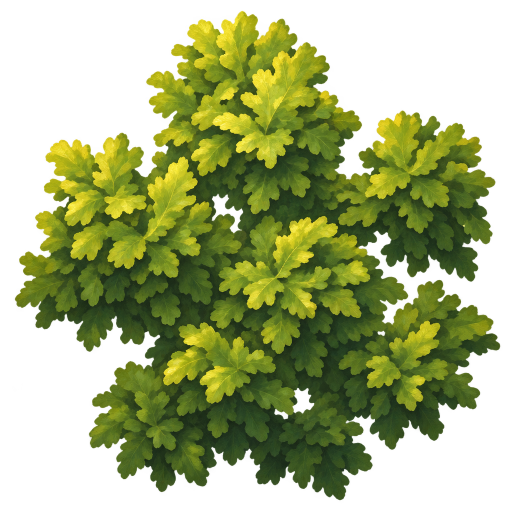
#> input picture game/assets/_pipeline/veg_src/broad.png, 1024 x 1024 px (shown at 1/2 size); its folder holds 4 pictures in this run
$ python veg_atlas.py
#> lines starting #> are read from the running program, lines starting #| are printed output that depends on the picture; after the words box and inside, x2 and y2 are one past the last pixel; in counts of white or black regions, pixels touching at a corner belong together
"""v5-trees: builds the vegetation foliage atlas game/assets/models/vegetation/veg_atlas.png (2048x2048 RGBA).

Sources: painted leaf-cluster cards in veg_src/ (generated with `python tools/gen.py image ... --transparent`,
prompts in progress/v5trees/prompts.txt), plus procedural bark and palm-trunk strips.
Each card is cropped to its alpha, graded toward the game palette, fitted into its cell and colour-bled
into the transparent area (so mipmaps never pull in a dark fringe). The cell rects are mirrored in
scripts/map/tree_kit.gd (TreeKit.CELLS); change both together.

    python game/assets/_pipeline/veg_atlas.py
"""
import os
import colorsys
import numpy as np
from PIL import Image, ImageFilter
from scipy.ndimage import uniform_filter

HERE = os.path.dirname(os.path.abspath(__file__))
SRC = os.path.join(HERE, "veg_src")
OUT = os.path.join(HERE, "..", "models", "vegetation", "veg_atlas.png")
N = 2048

# name: (x, y, w, h) in pixels; keep in sync with TreeKit.CELLS
CELLS = {
    "broad": (0, 0, 512, 512),
    "pine": (512, 0, 512, 512),
    "olive": (1024, 0, 512, 512),
    "citrus": (1536, 0, 512, 512),
    "bougain": (0, 512, 512, 512),
    "oleander": (512, 512, 512, 512),
    "eucalyptus": (1024, 512, 512, 512),
    "fanfrond": (1536, 512, 512, 512),
    "datefrond": (0, 1024, 1024, 384),
    "acacia": (1024, 1024, 1024, 384),
    "cypress": (0, 1408, 256, 640),
    "deadfronds": (256, 1408, 512, 512),
    "bark": (768, 1408, 256, 256),
    "palmtrunk": (1024, 1408, 256, 640),
}
# grading per card: (saturation x, value x, hue shift)
GRADE = {
    "broad": (0.78, 0.86, 0.075),
    "pine": (1.0, 1.08, 0.0),
    "olive": (1.1, 1.02, 0.015),
    "citrus": (1.0, 1.15, 0.035),
    "bougain": (1.0, 1.05, 0.0),
    "oleander": (1.0, 1.05, 0.0),
    "eucalyptus": (1.1, 1.0, 0.0),
    "fanfrond": (0.95, 1.02, 0.05),
    "datefrond": (0.92, 1.02, 0.06),
    "acacia": (1.12, 0.9, 0.04),
    "cypress": (1.0, 1.5, 0.0),
    "deadfronds": (0.85, 0.95, 0.0),
}
# cards whose leaves are sparse: thicken the alpha a little so the cluster still reads at small sizes
THICKEN = {"olive": 3, "eucalyptus": 3, "acacia": 2, "datefrond": 4, "fanfrond": 2, "pine": 1}


def grade(rgb, s, v, h):
    hsv = np.array(Image.fromarray((np.clip(rgb, 0, 1) * 255).astype(np.uint8)).convert("HSV")).astype(float) / 255
    hsv[..., 0] = (hsv[..., 0] + h) % 1.0
    hsv[..., 1] = np.clip(hsv[..., 1] * s, 0, 1)
    hsv[..., 2] = np.clip(hsv[..., 2] * v, 0, 1)
    return np.array(Image.fromarray((hsv * 255).astype(np.uint8), "HSV").convert("RGB")).astype(float) / 255


def card(name, w, h):
#> called with name = 'broad', w = 512, h = 512
    im = Image.open(os.path.join(SRC, name + ".png")).convert("RGBA")
#> im is the input picture: PIL image 1024x1024 RGBA; mean R, G, B, A 81.1, 94.9, 21.6, 140.4
    a = np.array(im).astype(float) / 255
    m = a[..., 3] > 0.35
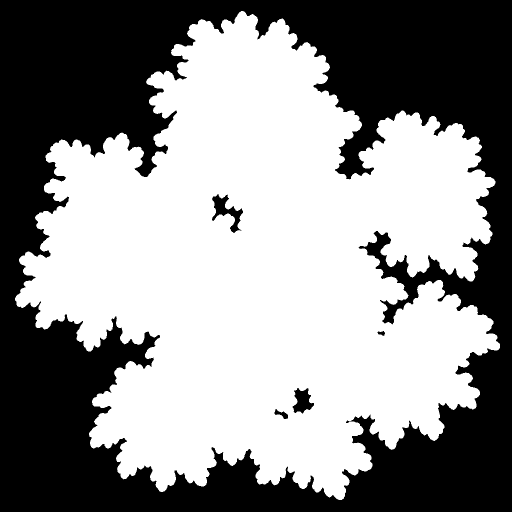
#> m: shape (1024, 1024) bool (shown at 1/2 size); 55.9% white; 5 black regions, box (x1, y1, x2, y2) and area: (0, 0, 1024, 1024) 459373, (424, 388, 486, 466) 1753, (585, 776, 628, 827) 1314, (549, 818, 576, 838) 239, (755, 662, 770, 672) 91
    ys, xs = np.where(m)
    im = im.crop((xs.min(), ys.min(), xs.max() + 1, ys.max() + 1))
#> im: PIL image 970x978 RGBA
    # fit into the cell keeping the aspect, 3% margin
    sc = min(w * 0.94 / im.width, h * 0.94 / im.height)
#> sc = 0.492
    im = im.resize((max(1, int(im.width * sc)), max(1, int(im.height * sc))), Image.LANCZOS)
#> im: PIL image 477x481 RGBA
    cell = Image.new("RGBA", (w, h), (0, 0, 0, 0))
#> cell: PIL image 512x512 RGBA; every value is 0
    cell.alpha_composite(im, ((w - im.width) // 2, (h - im.height) // 2))
    c = np.array(cell).astype(float) / 255
    al = c[..., 3]
    if name in THICKEN:
        k = THICKEN[name] * 2 + 1
        dil = np.array(Image.fromarray((al * 255).astype(np.uint8)).filter(ImageFilter.MaxFilter(k))).astype(float) / 255
        al = np.maximum(al, dil * 0.75)
    rgb = grade(c[..., :3], *GRADE.get(name, (1, 1, 0)))
#> in grade, `hsv[..., 2] = np.clip(hsv[..., 2] * v, 0, 1)`:
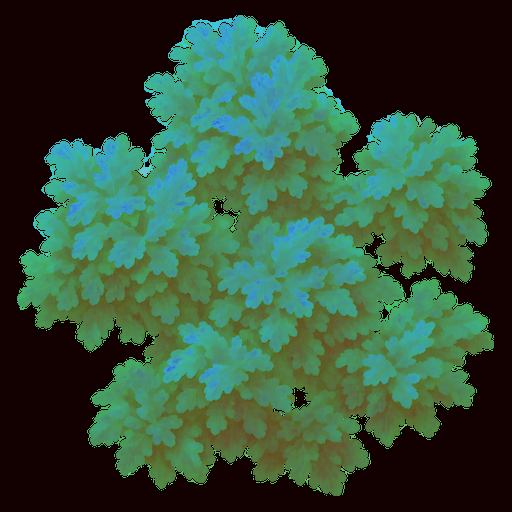
#> hsv: shape (512, 512, 3) float64; mean of channels 0, 1, 2 0.199, 0.314, 0.224; drawn as R, G, B
    return bleed(rgb, al)


def bleed(rgb, al):
    """push-pull colour bleed: transparent texels take the colour of the nearest opaque ones"""
    w = (al > 0.02).astype(float)
#> w: shape (512, 512) float64; values 0 (black) and 1 (white), 55.1% white; 16 black regions (12 under 20 px), largest, box (x1, y1, x2, y2) and area: (0, 0, 512, 512) 116973, (212, 196, 241, 233) 313, (291, 386, 311, 410) 265, (273, 407, 285, 416) 27
    acc = rgb * w[..., None]
    out = rgb.copy()
    filled = w.copy()
    cur_c, cur_w = acc, w
    for r in [2, 4, 8, 16, 32, 64]:
        bc = np.stack([uniform_filter(cur_c[..., i], 2 * r + 1, mode="nearest") for i in range(3)], -1)
        bw = uniform_filter(cur_w, 2 * r + 1, mode="nearest")
        take = (filled < 0.5) & (bw > 1e-4)
        out[take] = bc[take] / bw[take][..., None]
        filled = np.maximum(filled, take.astype(float))
#> this loop made 6 passes
#> pass 1, in bleed, `bc = np.stack([uniform_filter(cur_c[..., i], 2 * r + 1, mode="nearest"..`:
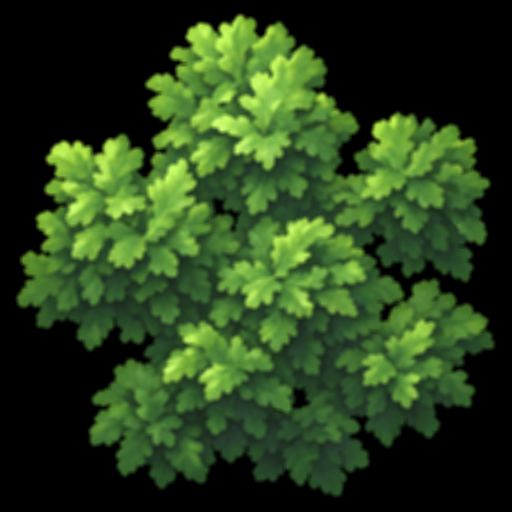
#> bc: shape (512, 512, 3) float64; mean R, G, B 0.136, 0.215, 0.0916; drawn with min black and max white
#> pass 1, in bleed, `take = (filled < 0.5) & (bw > 1e-4)`:
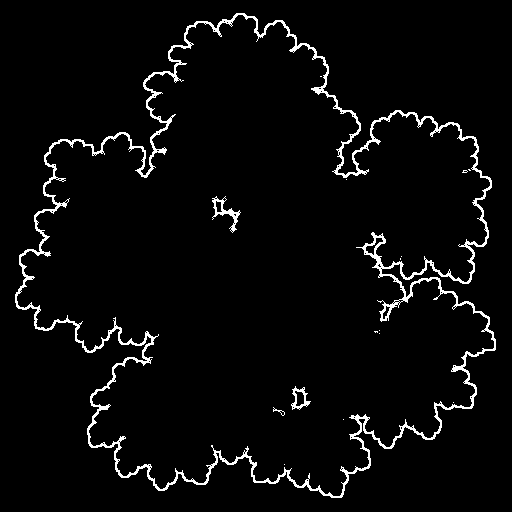
#> take: shape (512, 512) bool; 3.7% white in thin lines or dots, all inside (x1, y1, x2, y2) = (15, 13, 496, 498)
#> after the loop: filled: shape (512, 512) float64; values 0 (black) and 1 (white), 93.8% white; 4 black regions, box (x1, y1, x2, y2) and area: (0, 0, 106, 77) 6388, (387, 0, 512, 60) 6026, (0, 393, 52, 512) 2885, (433, 472, 512, 512) 883
    left = filled < 0.5
    out[left] = rgb[al > 0.5].mean(0) if (al > 0.5).any() else 0.4
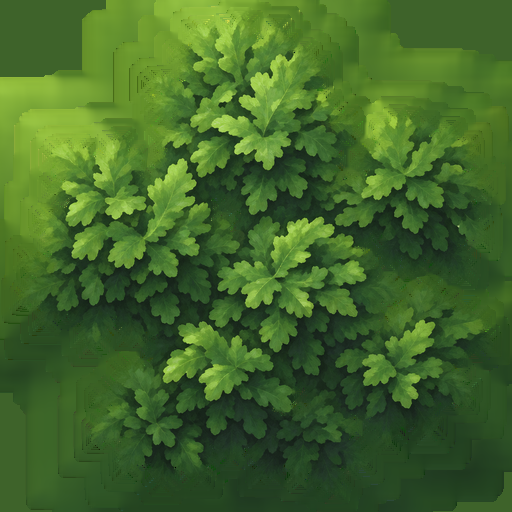
#> out: shape (512, 512, 3) float64; mean R, G, B 0.259, 0.405, 0.163
    return np.concatenate([np.clip(out, 0, 1), al[..., None]], -1)
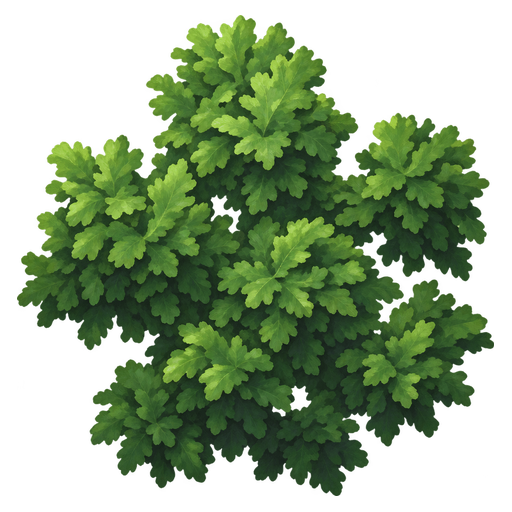
#> returned value: shape (512, 512, 4) float64; mean of channels 0, 1, 2, 3 0.259, 0.405, 0.163, 0.533; transparent parts drawn white


def bark(w, h, seed=3):
    rng = np.random.default_rng(seed)
    x = np.arange(w)[None, :] / w
    y = np.arange(h)[:, None] / h
    n = np.zeros((h, w))
    for f, amp in [(6, 0.5), (13, 0.3), (29, 0.2)]:
        ph = rng.uniform(0, 6.28, 4)
        n += amp * np.sin(x * 6.283 * f + ph[0] + np.sin(y * 6.283 * 2 + ph[1]) * 1.5)
    v = 0.86 + 0.12 * n + rng.normal(0, 0.03, (h, w))
    rgb = np.stack([v, v * 0.97, v * 0.93], -1)
    return np.concatenate([np.clip(rgb, 0, 1), np.ones((h, w, 1))], -1)


def palm_trunk(w, h):
    """rows of overlapping leaf-base scars (the ringed / scaly date-palm trunk), tiles in v every 1/8"""
    x = np.arange(w)[None, :] / w
    y = np.arange(h)[:, None] / h
    rows = 16
    t = (y * rows) % 1.0
    odd = np.floor(y * rows) % 2
    u = (x * 6 + odd * 0.5) % 1.0
    scar = np.clip(1.0 - np.abs(u - 0.5) * 2.0 - t * 0.9, 0, 1)
    ring = 0.72 + 0.28 * np.clip(t * 1.6, 0, 1)
    v = ring * (0.92 + 0.12 * scar)
    rgb = np.stack([v * 1.04, v, v * 0.9], -1)
    return np.concatenate([np.clip(rgb, 0, 1), np.ones((h, w, 1))], -1)


def main():
    atlas = np.zeros((N, N, 4))
    atlas[..., :3] = 0.35
    for name, (x, y, w, h) in CELLS.items():
        if name == "bark":
            c = bark(w, h)
        elif name == "palmtrunk":
            c = palm_trunk(w, h)
        else:
            c = card(name, w, h)
        atlas[y:y + h, x:x + w] = c
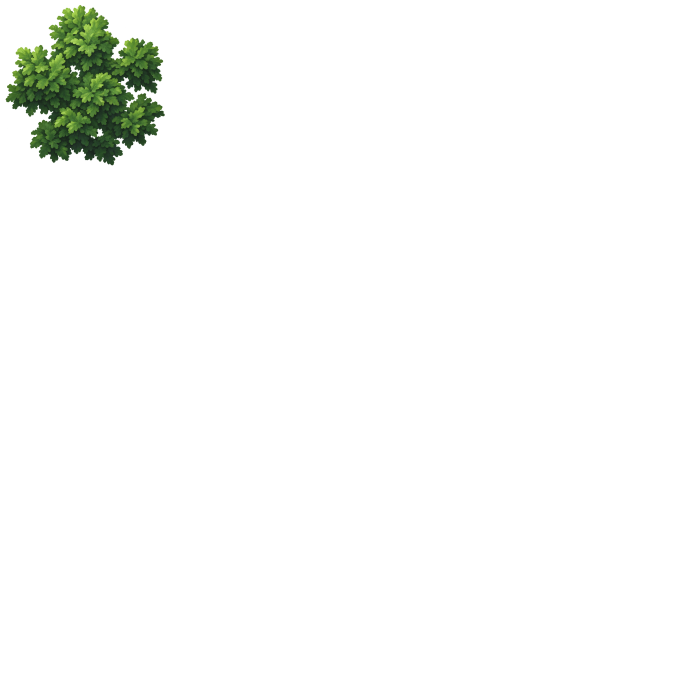
#> atlas: shape (2048, 2048, 4) float64 (shown at 1/3 size); mean of channels 0, 1, 2, 3 0.344, 0.353, 0.338, 0.0333; transparent parts drawn white
    Image.fromarray((atlas * 255 + 0.5).astype(np.uint8), "RGBA").save(OUT)
    print("wrote", os.path.normpath(OUT))


if __name__ == "__main__":
#> (the run stopped early here; a loop or call above may not have finished)
